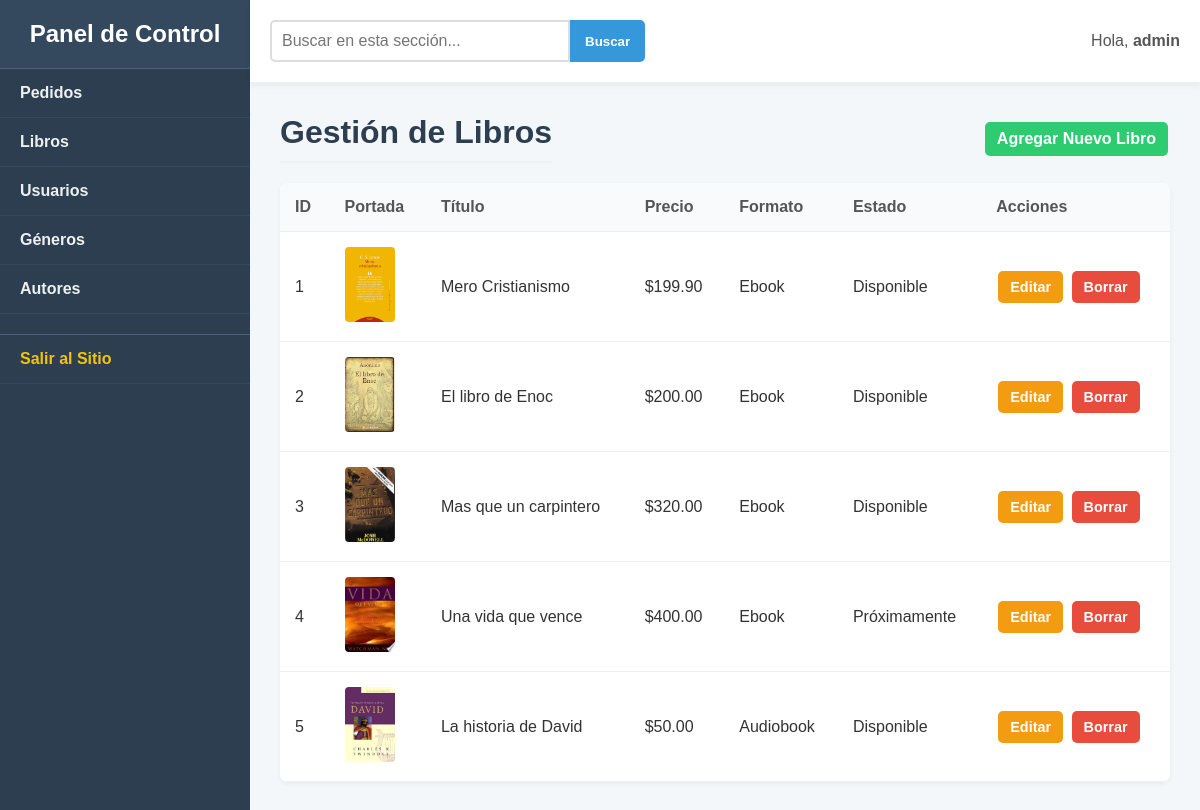
The app's page /dashboard/libros/ (signed in) with its own data.
### tienda/models.py (models this page shows, shortened)
class Libro(models.Model):
    ESTADO_CHOICES = [
        ('disponible', 'Disponible'),
        ('proximamente', 'Próximamente'),
    ]
    FORMATO_CHOICES = [
        ('ebook', 'Ebook'),
        ('audiobook', 'Audiobook'),
    ]
    titulo = models.CharField(max_length=255)
    descripcion = models.TextField(blank=True, null=True)
    precio = models.DecimalField(max_digits=10, decimal_places=2, default=0.00)
    portada = models.ImageField(upload_to='portadas/')
    estado_publicacion = models.CharField(max_length=15, choices=ESTADO_CHOICES, default='disponible')
    formato = models.CharField(max_length=10, choices=FORMATO_CHOICES, default='ebook')
    fecha_lanzamiento = models.DateField(blank=True, null=True)
    duracion_minutos = models.IntegerField(blank=True, null=True)
    autores = models.ManyToManyField(Autor, related_name="libros")
    generos = models.ManyToManyField(Genero, related_name="libros")

### dashboard/views.py (the view)
# urls.py: path('libros/', views.vista_ver_libros, name='dash_ver_libros'),
@login_required
@user_passes_test(es_admin)
def vista_ver_libros(request):
    query = request.GET.get('q')
    libros = Libro.objects.all()
    if query:
        search_filter = Q()
        is_numeric_search = False
        try:
            query_int = int(query)
            search_filter |= Q(id=query_int)
            is_numeric_search = True
        except ValueError:
            pass # No es un entero
        try:
            query_dec = Decimal(query)
            search_filter |= Q(precio=query_dec)
            is_numeric_search = True
        except InvalidOperation:
            pass # No es un decimal
        if not is_numeric_search:
            search_filter = (
                Q(titulo__icontains=query) |
                Q(descripcion__icontains=query) |
                Q(estado_publicacion__icontains=query) |
                Q(formato__icontains=query) |
                Q(autores__nombre_autor__icontains=query) |
                Q(generos__nombre_genero__icontains=query)
            )
        libros = libros.filter(search_filter).order_by('id').distinct()
    else:
        libros = libros.order_by('id')
    contexto = {
        'libros': libros,
        'search_query': query
    }
    return render(request, 'dashboard/ver_libros.html', contexto)

### dashboard/views.py (called while the page is built)
def es_admin(user):
    return user.is_superuser

### templates/dashboard/ver_libros.html (shortened to what this page needs)
{% extends 'dashboard/dashboard_base.html' %}
{% block contenido %}
    <div class="header-with-action">
        <h2>Gestión de Libros</h2>
        <a href="{% url 'dash_agregar_libro' %}" class="btn-action save">Agregar Nuevo Libro</a>
    </div>
    <div class="table-container">
        <table class="dashboard-table">
            <thead>
                <tr>
                    <th>ID</th>
                    <th>Portada</th>
                    <th>Título</th>
                    <th>Precio</th>
                    <th>Formato</th>
                    <th>Estado</th>
                    <th>Acciones</th>
                </tr>
            </thead>
            <tbody>
                {% for libro in libros %}
                <tr>
                    <td>{{ libro.id }}</td>
                    <td>
                        {% if libro.portada %}
                            <img src="{{ libro.portada.url }}" alt="Portada" class="table-portada">
                        {% else %}
                            (Sin portada)
                        {% endif %}
                    </td>
                    <td>{{ libro.titulo }}</td>
                    <td>${{ libro.precio }}</td>
                    <td>{{ libro.get_formato_display }}</td>
                    <td>{{ libro.get_estado_publicacion_display }}</td>
                    <td>
                        <a href="{% url 'dash_editar_libro' libro.id %}" class="btn-action edit">Editar</a>
                        <a href="{% url 'dash_borrar_libro' libro.id %}" class="btn-action delete">Borrar</a>
                    </td>
                </tr>
                {% empty %}
                <tr>
                    <td colspan="7">No se han encontrado libros.</td>
                </tr>
                {% endfor %}
            </tbody>
        </table>
    </div>
{% endblock %}

### templates/dashboard/dashboard_base.html (shortened to what this page needs)
{% load static %}
<!DOCTYPE html>
<html lang="es">
<head>
    <link rel="stylesheet" href="{% static 'css/style.css' %}?v=1.2">
    <link rel="stylesheet" href="{% static 'css/dashboard.css' %}?v=1.2">
</head>
<body class="dashboard-body">
    <div class="dashboard-container">
        <aside class="dashboard-sidebar">
            <div class="sidebar-header">
                <h3>Panel de Control</h3>
            </div>
            <nav class="sidebar-nav">
                <ul>
                    <li>
                        <a href="{% url 'dash_ver_pedidos' %}">Pedidos</a>
                    </li>
                    <li>
                        <a href="{% url 'dash_ver_libros' %}">Libros</a>
                    </li>
                    <li>
                        <a href="{% url 'dash_ver_usuarios' %}">Usuarios</a>
                    </li>
                    <li>
                        <a href="{% url 'dash_ver_generos' %}">Géneros</a>
                    </li>
                    <li>
                        <a href="{% url 'dash_ver_autores' %}">Autores</a>
                    </li>
                    <li>
                        <a href="{% url 'index' %}" class="nav-external">Salir al Sitio</a>
                    </li>
                </ul>
            </nav>
        </aside>
        <main class="dashboard-main-content">
            <header class="dashboard-header">
                <form method="GET" class="search-form">
                    <input type="search" name="q" placeholder="Buscar en esta sección..." value="{{ search_query|default:'' }}">
                    <button type="submit">Buscar</button>
                </form>
                <div class="user-info-widget">
                    <span>Hola, <strong>{{ user.username }}</strong></span>
                </div>
            </header>
            <div class="content-wrapper">
                {% block contenido %}{% endblock %}
            </div>
        </main>
    </div>
</body>
</html>

### static/css/style.css (style rules this page uses)
* { box-sizing: border-box; }
body { font-family: Arial, sans-serif; margin: 0; background-color: #ffffff; color: #000; }

### static/css/dashboard.css (style rules this page uses)
.dashboard-body { background-color: #f4f7fa; color: #333; margin: 0; font-family: Arial, sans-serif; }
.dashboard-container { display: flex; min-height: 100vh; }
.dashboard-sidebar { width: 250px; background-color: #2c3e50; color: #ecf0f1; display: flex; flex-direction: column; flex-shrink: 0; }
.sidebar-header { padding: 20px; text-align: center; background-color: #34495e; border-bottom: 1px solid #4a627a; }
.sidebar-header h3 { margin: 0; color: #fff; font-size: 1.5rem; }
.sidebar-nav ul { list-style: none; padding: 0; margin: 0; }
.sidebar-nav li a { display: block; padding: 15px 20px; text-decoration: none; color: #ecf0f1; font-weight: bold; border-bottom: 1px solid #34495e; transition: background-color 0.2s ease; }
.sidebar-nav li a.nav-external { color: #f1c40f; margin-top: 20px; border-top: 1px solid #4a627a; }
.dashboard-main-content { flex-grow: 1; display: flex; flex-direction: column; }
.dashboard-header { display: flex; justify-content: space-between; align-items: center; padding: 20px; background-color: #ffffff; border-bottom: 2px solid #ecf0f1; box-shadow: 0 2px 5px rgba(0,0,0,0.05); }
.search-form { display: flex; }
.search-form input[type="search"] { padding: 10px; border: 2px solid #ddd; border-radius: 5px 0 0 5px; font-size: 1rem; min-width: 300px; }
.search-form button { padding: 10px 15px; border: none; background-color: #3498db; color: white; font-weight: bold; cursor: pointer; border-radius: 0 5px 5px 0; }
.user-info-widget { font-size: 1rem; color: #555; }
.content-wrapper { padding: 30px; flex-grow: 1; }
.content-wrapper h2 { margin-top: 0; font-size: 2rem; color: #2c3e50; border-bottom: 2px solid #ecf0f1; padding-bottom: 10px; }
.table-container { width: 100%; overflow-x: auto; background-color: #ffffff; border-radius: 8px; box-shadow: 0 2px 5px rgba(0,0,0,0.05); }
.dashboard-table { width: 100%; border-collapse: collapse; }
.dashboard-table th, .dashboard-table td { padding: 15px; text-align: left; border-bottom: 1px solid #ecf0f1; }
.dashboard-table th { background-color: #f9fafb; font-weight: bold; color: #555; }
.table-portada { width: 50px; height: 75px; object-fit: cover; border-radius: 4px; }
.btn-action { display: inline-block; padding: 8px 12px; border-radius: 5px; color: #fff; text-decoration: none; font-weight: bold; font-size: 0.9rem; margin: 2px; }
.btn-action.edit { background-color: #f39c12; }
.btn-action.delete { background-color: #e74c3c; }
.btn-action.save { background-color: #2ecc71; border: none; font-size: 1rem; cursor: pointer; }
.header-with-action { display: flex; justify-content: space-between; align-items: center; margin-bottom: 20px; }
.header-with-action h2 { margin: 0; }

### records on screen
Libro: id "1", portada (picture), titulo "Mero Cristianismo", precio "199.90", formato "Ebook", estado_publicacion "Disponible"
Libro: id "2", portada (picture), titulo "El libro de Enoc", precio "200.00", formato "Ebook", estado_publicacion "Disponible"
Libro: id "3", portada (picture), titulo "Mas que un carpintero", precio "320.00", formato "Ebook", estado_publicacion "Disponible"
Libro: id "4", portada (picture), titulo "Una vida que vence", precio "400.00", formato "Ebook", estado_publicacion "Próximamente"
Libro: id "5", portada (picture), titulo "La historia de David", precio "50.00", formato "Audiobook", estado_publicacion "Disponible"

### other values on screen
{{ user.username }} "admin"
